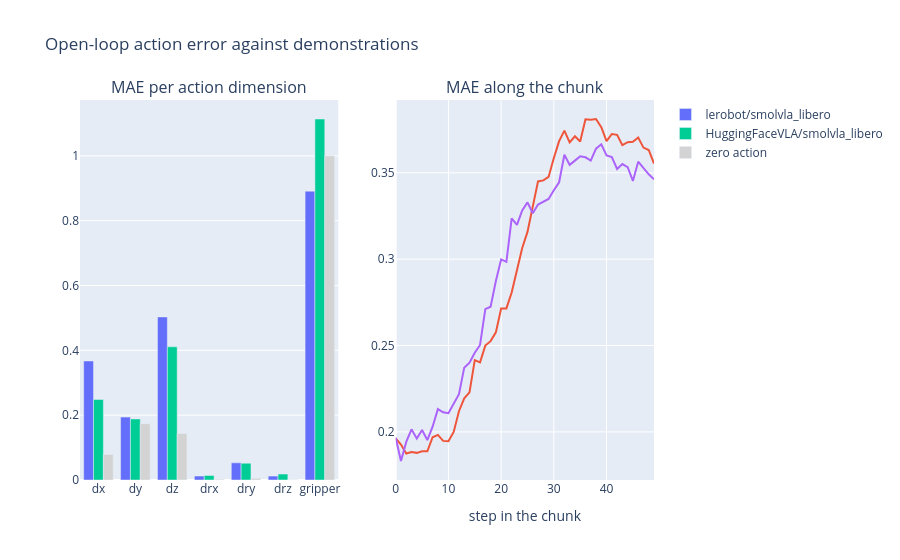

Notebook source saved alongside this figure:
### Markdown cell above
## 3. Open-loop error against demonstrations

Demonstrations are the generated robot demos (stand-in hand paths until real clips exist). A dimension where the policy's error is not below the zero-action bar tells us nothing about that dimension.

### Code cell
open_loop_path = RESULTS / OPEN_LOOP_FILE
if open_loop_path.exists():
    open_loop_figure(json.loads(open_loop_path.read_text())).show()
else:
    print("no open-loop results yet: run scripts/18_benchmark_policy.py with --open-loop-dataset")

### Figure 1 — Plotly figure (JSON) as saved in the notebook; plotly's stock layout.template omitted (floating-point values rounded to 4 significant figures)
{"data": [{"name": "lerobot/smolvla_libero", "type": "bar", "x": ["dx", "dy", "dz", "drx", "dry", "drz", "gripper"], "xaxis": "x", "y": [0.3671, 0.194, 0.5029, 0.01221, 0.05294, 0.01197, 0.891], "yaxis": "y"}, {"name": "lerobot/smolvla_libero", "showlegend": false, "type": "scatter", "xaxis": "x2", "y": [0.1962, 0.1927, 0.1875, 0.1884, 0.1879, 0.1888, 0.1888, 0.1969, 0.1983, 0.1948, 0.1946, 0.2, 0.212, 0.2195, 0.2229, 0.2416, 0.2402, 0.25, 0.2525, 0.2576, 0.2715, 0.2715, 0.2806, 0.2927, 0.3065, 0.3158, 0.3306, 0.345, 0.3456, 0.3476, 0.3586, 0.3684, 0.3744, 0.3676, 0.3712, 0.3681, 0.381, 0.3807, 0.3811, 0.3765, 0.3683, 0.3725, 0.372, 0.366, 0.3677, 0.3679, 0.3704, 0.3646, 0.3632, 0.3553], "yaxis": "y2"}, {"name": "HuggingFaceVLA/smolvla_libero", "type": "bar", "x": ["dx", "dy", "dz", "drx", "dry", "drz", "gripper"], "xaxis": "x", "y": [0.2483, 0.1883, 0.4109, 0.01397, 0.05182, 0.0182, 1.114], "yaxis": "y"}, {"name": "HuggingFaceVLA/smolvla_libero", "showlegend": false, "type": "scatter", "xaxis": "x2", "y": [0.1966, 0.1832, 0.1942, 0.2015, 0.1961, 0.201, 0.1953, 0.203, 0.2132, 0.2113, 0.2108, 0.2163, 0.2219, 0.2372, 0.2401, 0.2458, 0.2503, 0.2711, 0.2724, 0.2874, 0.2999, 0.2985, 0.3236, 0.3199, 0.3282, 0.3329, 0.3266, 0.3316, 0.3334, 0.3349, 0.3399, 0.3445, 0.3604, 0.3546, 0.3571, 0.3595, 0.359, 0.357, 0.364, 0.3665, 0.3601, 0.359, 0.3522, 0.355, 0.3533, 0.3453, 0.3564, 0.3529, 0.3491, 0.3463], "yaxis": "y2"}, {"marker": {"color": "lightgrey"}, "name": "zero action", "type": "bar", "x": ["dx", "dy", "dz", "drx", "dry", "drz", "gripper"], "xaxis": "x", "y": [0.07856, 0.1738, 0.1434, 0.002266, 0.00512, 0.001007, 1.0], "yaxis": "y"}], "layout": {"annotations": [{"font": {"size": 16}, "showarrow": false, "text": "MAE per action dimension", "x": 0.225, "xanchor": "center", "xref": "paper", "y": 1.0, "yanchor": "bottom", "yref": "paper"}, {"font": {"size": 16}, "showarrow": false, "text": "MAE along the chunk", "x": 0.775, "xanchor": "center", "xref": "paper", "y": 1.0, "yanchor": "bottom", "yref": "paper"}], "barmode": "group", "title": {"text": "Open-loop action error against demonstrations"}, "xaxis": {"anchor": "y", "domain": [0.0, 0.45]}, "xaxis2": {"anchor": "y2", "domain": [0.55, 1.0], "title": {"text": "step in the chunk"}}, "yaxis": {"anchor": "x", "domain": [0.0, 1.0]}, "yaxis2": {"anchor": "x2", "domain": [0.0, 1.0]}}}
